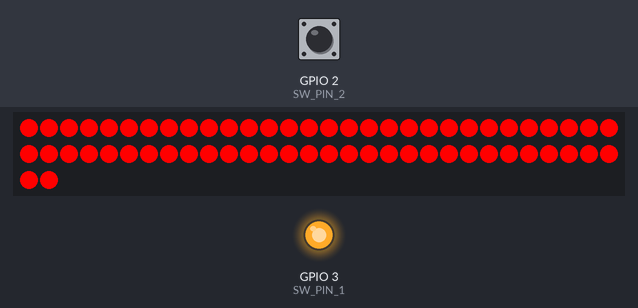
Simulated run of this sketch. Board: Seeed XIAO ESP32-S3. On the bench: 62 RGB LEDs in strip order, left to right, continuing on the next row, output pins drawn as LEDs (lit = HIGH). Inputs (shaded band) come from the test bench; at power-on: GPIO 2 (SW_PIN_2) HIGH. What the sketch prints to the serial monitor is not drawn.

Above: at 1.5 s.
At 8.8 s:
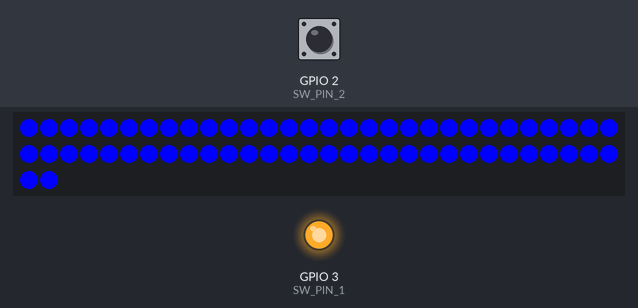
8.9 s: GPIO 2 (SW_PIN_2) pulled LOW for 3 s
At 13.0 s:
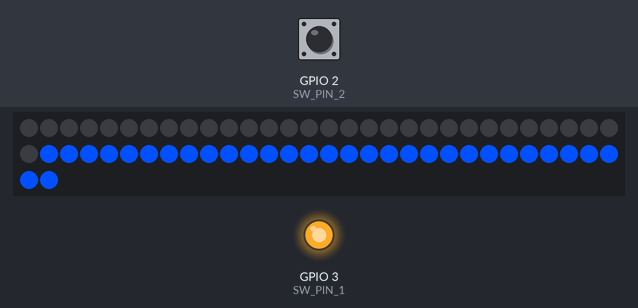
13.4 s: GPIO 2 (SW_PIN_2) pulled LOW for 3 s
At 17.0 s:
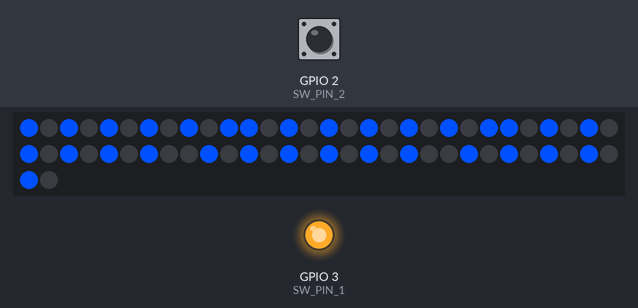
17.9 s: GPIO 2 (SW_PIN_2) pulled LOW for 3 s
At 22.0 s:
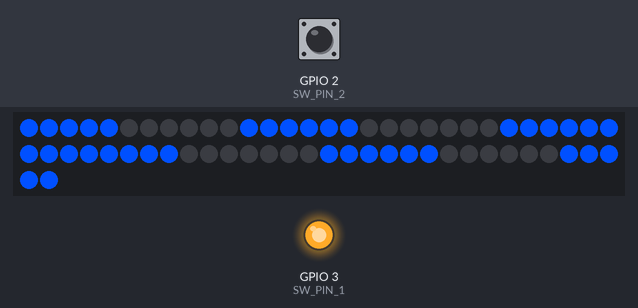
Timing chart, 0 to 23.5 s (numbered marks = the images above; inputs shaded):
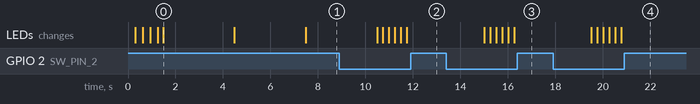

Measured:
- after the input at 8.9 s, the LEDs: first change after 1.6 s (image 2 shows a later state)
- after the input at 13.4 s, the LEDs: first change after 1.6 s (image 3 shows a later state)
- after the input at 17.9 s, the LEDs: first change after 1.6 s (image 4 shows a later state)
- what the display in image 0 shows lasts 3.0 s, from 1.5 s to 4.5 s

The sketch:

main.ino
```cpp
// (licence header left out)
#include <FastLED.h>

#define DATA_PIN 1
#define NUM_LEDS 62
#define COLS 14
#define ROWS 5
#define SW_PIN_1 3
#define SW_PIN_2 2

CRGBArray<NUM_LEDS> leds;

// map every led to its coordinate (index)
// value: the led's number (1, 2, 3, ...)
// index: led coordinate
// -1 means missing
int ledDictionary[ROWS][COLS] = {
  {24, 25, 26, 27, 28, 29, 30, 31, 32, 33, 34, 35, 36, 37},
  {23, 22, 21, 20, 19, 18, 17, 44, 43, 42, 41, 40, 39, 38},
  {11, 12, 13, 14, 15, 16, -1, -1, 45, 46, 47, 48, 49, 50},
  {10, 9, 8, 7, 6, 5, -1, -1, 56, 55, 54, 53, 52, 51},
  {0, 1, 2, 3, 4, -1, -1, -1, -1, 57, 58, 59, 60, 61}
};

int ledGrid[ROWS][COLS][3]; // each cell has 3 values (RGB)

int animationSpeed = 250; // the animation speed

// basically do nothing until the button is pressed
void waitForButton() {
  while(digitalRead(SW_PIN_2) == LOW) {}
}

/*
===================
DISPLAY FUNCTIONS
===================

// showLedGrid(): updates leds[] according to ledGrid using ledDictionary to map the leds,
//                then executes FastLeds.show()

// COLORS
// solidRed, solidGreen, solidBlue: set static corresponding colors

// ANIMATIONS
// halfBlink: blinks one half at a time
// alternateColumns: self-explanatory, light up col %2 == 0 or col %2 == 1
// alternateRows: same as alternateColumns() but for rows
// checkers: alternating checkers pattern
// rainbow: the usual 45 degree top left to bottom right moving rainbow gradient
*/


void showLedGrid() {
  for (int i = 0; i < ROWS; i++) {
    for (int j = 0; j < COLS; j++) {
      if (ledDictionary[i][j] != -1) {
        leds[ledDictionary[i][j]].setRGB(ledGrid[i][j][0], ledGrid[i][j][1], ledGrid[i][j][2]);
      }
    }
  }

  FastLED.show();
}

void solidRed() {
  for (int i = 0; i < ROWS; i++) {
    for (int j = 0; j < COLS; j++) {
      ledGrid[i][j][0] = 255;
      ledGrid[i][j][1] = 0;
      ledGrid[i][j][2] = 0;
    }
  }

  showLedGrid();
  waitForButton();
}

void solidGreen() {
  for (int i = 0; i < ROWS; i++) {
    for (int j = 0; j < COLS; j++) {
      ledGrid[i][j][0] = 0;
      ledGrid[i][j][1] = 255;
      ledGrid[i][j][2] = 0;
    }
  }

  showLedGrid();
  waitForButton();
}

void solidBlue() {
  for (int i = 0; i < ROWS; i++) {
    for (int j = 0; j < COLS; j++) {
      ledGrid[i][j][0] = 0;
      ledGrid[i][j][1] = 0;
      ledGrid[i][j][2] = 255;
    }
  }

  showLedGrid();
  waitForButton();
}

void halfBlink() {
  while (digitalRead(SW_PIN_2) == LOW) {
    // left half
    for (int i = 0; i < ROWS; i++) {
      for (int j = 0; j < COLS; j++) {
        if (j < COLS / 2) {
          ledGrid[i][j][0] = 0;   // R
          ledGrid[i][j][1] = 80;  // G
          ledGrid[i][j][2] = 255; // B
        } else {
          ledGrid[i][j][0] = 0; // R
          ledGrid[i][j][1] = 0; // G
          ledGrid[i][j][2] = 0; // B
        }
      }
    }

    showLedGrid();
    delay(animationSpeed);

    for (int i = 0; i < ROWS; i++) {
      for (int j = 0; j < COLS; j++) {
        if (j >= COLS / 2) {
          ledGrid[i][j][0] = 0;   // R
          ledGrid[i][j][1] = 80;  // G
          ledGrid[i][j][2] = 255; // B
        } else {
          ledGrid[i][j][0] = 0; // R
          ledGrid[i][j][1] = 0; // G
          ledGrid[i][j][2] = 0; // B
        }

      }
    }

    showLedGrid();
    delay(animationSpeed);
  }
}

void alternateColumns() {
  while (digitalRead(SW_PIN_2) == LOW) {
    for (int i = 0; i < ROWS; i++) {
      for (int j = 0; j < COLS; j++) {
        if (j % 2 == 1) {
          ledGrid[i][j][0] = 0;   // R
          ledGrid[i][j][1] = 80;  // G
          ledGrid[i][j][2] = 255; // B
        } else {
          ledGrid[i][j][0] = 0; // R
          ledGrid[i][j][1] = 0; // G
          ledGrid[i][j][2] = 0; // B
        }
      }
    }

    showLedGrid();
    delay(animationSpeed);

    for (int i = 0; i < ROWS; i++) {
      for (int j = 0; j < COLS; j++) {
        if (j % 2 != 1) {
          ledGrid[i][j][0] = 0;   // R
          ledGrid[i][j][1] = 80;  // G
          ledGrid[i][j][2] = 255; // B
        } else {
          ledGrid[i][j][0] = 0; // R
          ledGrid[i][j][1] = 0; // G
          ledGrid[i][j][2] = 0; // B
        }
      }
    }

    showLedGrid();
    delay(animationSpeed);
  }
}

void alternateRows() {
  while (digitalRead(SW_PIN_2) == LOW) {
    for (int i = 0; i < ROWS; i++) {
      for (int j = 0; j < COLS; j++) {
        if (i % 2 == 1) {
          ledGrid[i][j][0] = 0;   // R
          ledGrid[i][j][1] = 80;  // G
          ledGrid[i][j][2] = 255; // B
        } else {
          ledGrid[i][j][0] = 0; // R
          ledGrid[i][j][1] = 0; // G
          ledGrid[i][j][2] = 0; // B
        }
      }
    }

    showLedGrid();
    delay(animationSpeed);

    for (int i = 0; i < ROWS; i++) {
      for (int j = 0; j < COLS; j++) {
        if (i % 2 != 1) {
          ledGrid[i][j][0] = 0;   // R
          ledGrid[i][j][1] = 80;  // G
          ledGrid[i][j][2] = 255; // B
        } else {
          ledGrid[i][j][0] = 0; // R
          ledGrid[i][j][1] = 0; // G
          ledGrid[i][j][2] = 0; // B
        }
      }
    }

    showLedGrid();
    delay(animationSpeed);
  }
}

void checkers() {
  while (digitalRead(SW_PIN_2) == LOW) {
    for (int i = 0; i < ROWS; i++) {
      for (int j = 0; j < COLS; j++) {
        if ((i + j) % 2 == 0) {
          ledGrid[i][j][0] = 0;   // R
          ledGrid[i][j][1] = 80;  // G
          ledGrid[i][j][2] = 255; // B
        } else {
          ledGrid[i][j][0] = 0; // R
          ledGrid[i][j][1] = 0; // G
          ledGrid[i][j][2] = 0; // B
        }
      }
    }

    showLedGrid();
    delay(animationSpeed);

    for (int i = 0; i < ROWS; i++) {
      for (int j = 0; j < COLS; j++) {
        if ((i + j) % 2 != 0) {
          ledGrid[i][j][0] = 0;   // R
          ledGrid[i][j][1] = 80;  // G
          ledGrid[i][j][2] = 255; // B
        } else {
          ledGrid[i][j][0] = 0; // R
          ledGrid[i][j][1] = 0; // G
          ledGrid[i][j][2] = 0; // B
        }
      }
    }

    showLedGrid();
    delay(animationSpeed);
  }
}


void rainbow() {
  int offset = 0;

  while (digitalRead(SW_PIN_2) == LOW) {
    for (int i = 0; i < ROWS; i++) {
      for (int j = COLS - 1; j >= 0; j--) {
        // no idea how this works
        uint8_t hue = (i + j - offset) * (255 / (COLS + ROWS));

        // get the ledColor using the hue
        CRGB ledColor = CHSV(hue, 255, 255);
        ledGrid[i][j][0] = ledColor.r;
        ledGrid[i][j][1] = ledColor.g;
        ledGrid[i][j][2] = ledColor.b;
      }
    }

    showLedGrid();
    delay(animationSpeed / 4);

    offset++;

    // reset offset (perfect loop)
    if (offset >= 255) {
      offset = 0;
    }
  }
}

void setup() {
  Serial.begin(115200);
  Serial.println("");
  Serial.println("Hello, XIAO ESP32-S3!");
  Serial.println("Welcome to Wokwi :-)");

  // set SW_PIN_1 to HIGH
  pinMode(SW_PIN_1, OUTPUT);
  digitalWrite(SW_PIN_1, HIGH);


  // set SW_PIN_2 as INPUT
  pinMode(SW_PIN_2, INPUT);

  FastLED.addLeds<NEOPIXEL, DATA_PIN>(leds, NUM_LEDS);

  // Boot animation
  for (int i = 0; i < NUM_LEDS; i++) {
    leds[i] = CRGB::Blue;
    FastLED.show();
    delay(10);
  }

  for (int i = 0; i < NUM_LEDS; i++) {
    leds[i] = CRGB::Black;
    FastLED.show();
    delay(10);
  }

  for (int i = 0; i < ROWS; i++) {
    for (int j = 0; j < COLS; j++) {
      ledGrid[i][j][0] = 0; // R
      ledGrid[i][j][1] = 0; // G
      ledGrid[i][j][2] = 0; // B
    }
  }
}

void loop() {
  solidRed();
  delay(3000);
  solidGreen();
  delay(3000);
  solidBlue();
  delay(3000);
  halfBlink();
  delay(3000);
  alternateColumns();
  delay(3000);
  alternateRows();
  delay(3000);
  checkers();
  delay(3000);
  rainbow();
  delay(3000);
}
```
